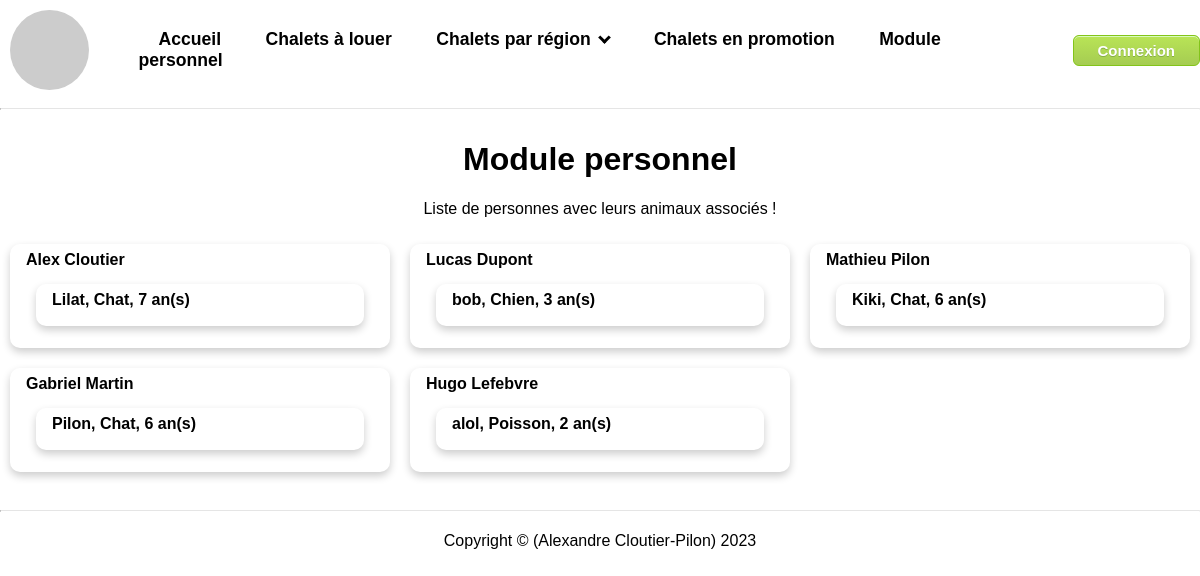
Screenshot of /module_personnel.php with the database file from the repository.
### tables this page shows
CREATE TABLE `proprietaires` (
  `id` int NOT NULL,
  `nom` varchar(50) NOT NULL,
  `prenom` varchar(50) NOT NULL,
  `telephone` varchar(50) NOT NULL,
  `ville` varchar(50) NOT NULL
);

CREATE TABLE `animaux` (
  `id` int NOT NULL,
  `animal_nom` varchar(50) NOT NULL,
  `type` varchar(50) NOT NULL,
  `age` varchar(50) NOT NULL,
  `fk_proprietaires` int NOT NULL
);

### controlleurs/proprietaires.php (called while the page is built, shortened)
<?php
require_once 'modeles/proprietaires.php';
class ControlleurProprietaire {
    function afficherTousAvecAnimaux() {
        require './vues/proprietaires/cartProprietaire.php';
    }
}
?>

### modeles/proprietaires.php (called while the page is built, shortened)
<?php
require_once './modeles/animaux.php';
class modele_proprietaire {
    public function __construct($id, $nom, $prenom, $telephone, $ville) {
        $this->nom = $nom;
        $this->prenom = $prenom;
    }
    static function connecter() {
        $mysqli = new mysqli(Db::$host, Db::$username, Db::$password, Db::$database);
        return $mysqli;
    }
    public static function ObtenirTousAvecAnimaux() {
        $liste = [];
        $mysqli = self::connecter();
        $resultatRequete = $mysqli->query("SELECT id, nom, prenom, telephone, ville FROM proprietaires ORDER BY id");
        if ($resultatRequete) {
            while ($enregistrement = $resultatRequete->fetch_assoc()) {
                $liste[] = new modele_proprietaire($enregistrement['id'], $enregistrement['nom'], $enregistrement['prenom'], $enregistrement['telephone'], $enregistrement['ville']);
            }
        }
        return $liste;
    }
}
?>

### controlleurs/animaux.php (called while the page is built, shortened)
<?php
require_once 'modeles/animaux.php';
require_once 'controlleurs/proprietaires.php';
class ControlleurAnimal {
    function afficherToutPourProprio($idProprietaire) {
        $animaux = modele_animal::ObtenirAnimauxParProprietaire($idProprietaire);
        require './vues/animaux/cartAnimal.php';
    }
}
?>

### modeles/animaux.php (called while the page is built, shortened)
<?php
require_once "./include/config.php";
require_once 'controlleurs/proprietaires.php';
class modele_animal {
    public function __construct($id, $animal_nom, $type, $age, $fk_proprietaires, $proprietaire_prenom, $proprietaire_nom) {
        $this->animal_nom = $animal_nom;
        $this->type = $type;
        $this->age = $age;
    }
    static function connecter() {
        $mysqli = new mysqli(Db::$host, Db::$username, Db::$password, Db::$database);
        return $mysqli;
    }
    public static function ObtenirAnimauxParProprietaire($idProprietaire) {
        $liste = [];
        $mysqli = self::connecter();
        $requete = $mysqli->prepare("SELECT animaux.id, animaux.animal_nom, animaux.type, animaux.age, animaux.fk_proprietaires, proprietaires.prenom AS proprietaire_prenom, proprietaires.nom AS proprietaire_nom FROM animaux INNER JOIN proprietaires ON animaux.fk_proprietaires = proprietaires.id WHERE animaux.fk_proprietaires = ?");
        $requete->bind_param("i", $idProprietaire);
        $requete->execute();
        $requete->bind_result($id, $animal_nom, $type, $age, $fk_proprietaires, $proprietaire_prenom, $proprietaire_nom);
        while ($requete->fetch()) {
            $liste[] = new modele_animal($id, $animal_nom, $type, $age, $fk_proprietaires, $proprietaire_prenom, $proprietaire_nom);
        }
        return $liste;
    }
}
?>

### vues/animaux/cartAnimal.php (the view)
<div class="flex">
    <?php
        foreach ($animaux as $animal) {
    ?>
    <div class="card">
        <div class="container">
            <h4><?= $animal->animal_nom ?>, <?=$animal->type ?>, <?=$animal->age?> an(s)</h4>
        </div>
    </div>
    <?php
        }
    ?>
</div>

### vues/proprietaires/cartProprietaire.php
<?php
    require_once 'controlleurs/animaux.php';
    require_once 'modeles/proprietaires.php';
    require_once 'modeles/animaux.php';
    $proprietaires = modele_proprietaire::ObtenirTousAvecAnimaux();
?>
<div class="flex">
    <?php
        foreach ($proprietaires as $proprietaire) {
    ?>
    <div class="card">
        <div class="container">
            <h4><?= $proprietaire->prenom ?> <?= $proprietaire->nom ?></h4>
            <?php
                $ControlleurAnimal = new ControlleurAnimal;
                $ControlleurAnimal->afficherToutPourProprio($proprietaire->id);
            ?>
        </div>
    </div>
    <?php
        }
    ?>
</div>

### css/styles.css (style rules this page uses)
html { margin:0; padding:0 }
body { margin: 100px 0 0 0; padding: 20px 0; font-family: Arial, sans-serif; }
.light-mode, .light-mode a, .light-mode header { background-color: white; color: black; }
.card { width:380px; border-radius: 10px; box-shadow: 0 4px 8px 0 rgba(0, 0, 0, 0.2); transition: 0.3s; margin:10px; }
.card .container { padding: 2px 16px; }
.card .container h4 { margin-top: 5px; margin-bottom: 5px; }
.card .container { margin-bottom: 10px; }
.flex { display: flex; flex-direction: row; flex-wrap:wrap; }

### rows the page displays
proprietaires: prenom "Alex", nom "Cloutier"
animaux: animal_nom "Lilat", type "Chat", age "7"
proprietaires: prenom "Lucas", nom "Dupont"
animaux: animal_nom "bob", type "Chien", age "3"
proprietaires: prenom "Mathieu", nom "Pilon"
animaux: animal_nom "Kiki", type "Chat", age "6"
proprietaires: prenom "Gabriel", nom "Martin"
animaux: animal_nom "Pilon", type "Chat", age "6"
proprietaires: prenom "Hugo", nom "Lefebvre"
animaux: animal_nom "alol", type "Poisson", age "2"
